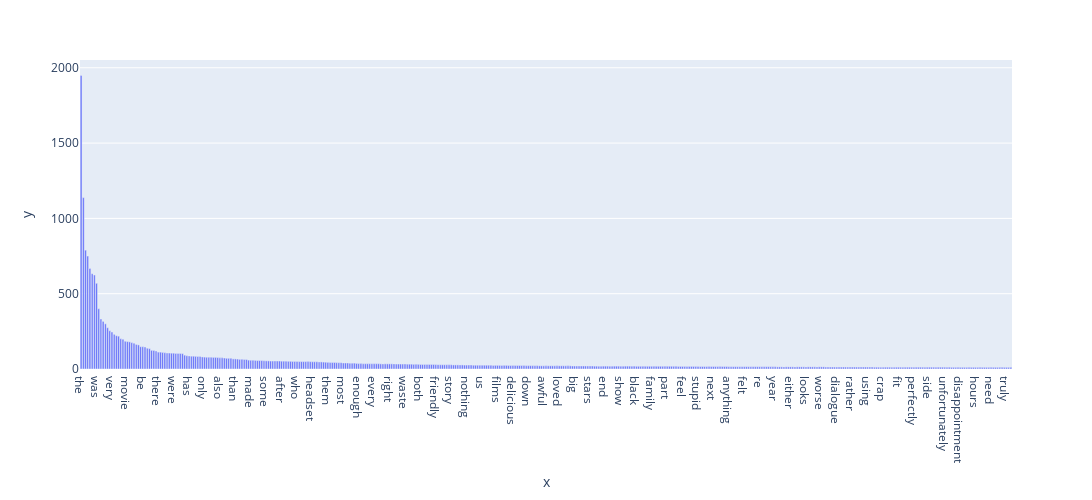

Source (notebook cell):
### Markdown cell above
I think that plotting with the whole data instead of the first 300 will look better

### Code cell
my_freq = np.array(term_frequencies)
my_vocab = feature_names[np.where(my_freq > 10)]
graph = px.bar(x=my_vocab, y=my_freq[np.where(my_freq > 10)])

graph.update_layout(
	width=1200,
	height=500,
    xaxis={
        'categoryorder': 'total descending'
    }
)

graph.show()

### Figure 1 — Plotly figure (JSON) as saved in the notebook; plotly's stock layout.template omitted (floating-point values rounded to 4 significant figures; data arrays with more than 128 entries replaced by an {"elided": "..."} marker saying what was removed)
{"data": [{"alignmentgroup": "True", "hovertemplate": "x=%{x}<br>y=%{y}<extra></extra>", "legendgroup": "", "marker": {"color": "#636efa", "pattern": {"shape": ""}}, "name": "", "offsetgroup": "", "orientation": "v", "showlegend": false, "textposition": "auto", "type": "bar", "x": {"elided": "423 str values"}, "xaxis": "x", "y": {"elided": "423 int values"}, "yaxis": "y"}], "layout": {"barmode": "relative", "height": 500, "legend": {"tracegroupgap": 0}, "margin": {"t": 60}, "width": 1200, "xaxis": {"anchor": "y", "categoryorder": "total descending", "domain": [0, 1], "title": {"text": "x"}}, "yaxis": {"anchor": "x", "domain": [0, 1], "title": {"text": "y"}}}}
